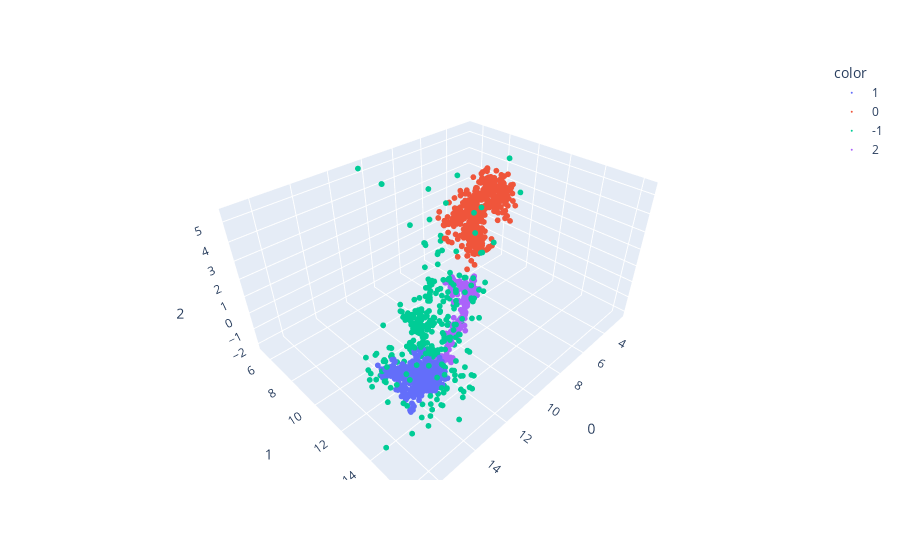

This figure's notebook cell:
### Code cell
import plotly.express as px
fig = px.scatter_3d(pd.DataFrame(embedding), 
    x=0,
    y=1,
    z=2,
    color=clusters.astype("str"),
    # color=money_spent_total,
    )
fig.update_traces(marker_size = 2)

### Figure 1 — Plotly figure (JSON) as saved in the notebook; plotly's stock layout.template omitted (floating-point values rounded to 4 significant figures; data arrays with more than 128 entries replaced by an {"elided": "..."} marker saying what was removed)
{"data": [{"hovertemplate": "color=1<br>0=%{x}<br>1=%{y}<br>2=%{z}<extra></extra>", "legendgroup": "1", "marker": {"color": "#636efa", "size": 2, "symbol": "circle"}, "mode": "markers", "name": "1", "scene": "scene", "showlegend": true, "type": "scatter3d", "x": {"elided": "673 float values"}, "y": {"elided": "673 float values"}, "z": {"elided": "673 float values"}}, {"hovertemplate": "color=0<br>0=%{x}<br>1=%{y}<br>2=%{z}<extra></extra>", "legendgroup": "0", "marker": {"color": "#EF553B", "size": 2, "symbol": "circle"}, "mode": "markers", "name": "0", "scene": "scene", "showlegend": true, "type": "scatter3d", "x": {"elided": "947 float values"}, "y": {"elided": "947 float values"}, "z": {"elided": "947 float values"}}, {"hovertemplate": "color=-1<br>0=%{x}<br>1=%{y}<br>2=%{z}<extra></extra>", "legendgroup": "-1", "marker": {"color": "#00cc96", "size": 2, "symbol": "circle"}, "mode": "markers", "name": "-1", "scene": "scene", "showlegend": true, "type": "scatter3d", "x": {"elided": "362 float values"}, "y": {"elided": "362 float values"}, "z": {"elided": "362 float values"}}, {"hovertemplate": "color=2<br>0=%{x}<br>1=%{y}<br>2=%{z}<extra></extra>", "legendgroup": "2", "marker": {"color": "#ab63fa", "size": 2, "symbol": "circle"}, "mode": "markers", "name": "2", "scene": "scene", "showlegend": true, "type": "scatter3d", "x": {"elided": "258 float values"}, "y": {"elided": "258 float values"}, "z": {"elided": "258 float values"}}], "layout": {"legend": {"title": {"text": "color"}, "tracegroupgap": 0}, "margin": {"t": 60}, "scene": {"domain": {"x": [0, 1], "y": [0, 1]}, "xaxis": {"title": {"text": "0"}}, "yaxis": {"title": {"text": "1"}}, "zaxis": {"title": {"text": "2"}}}}}
